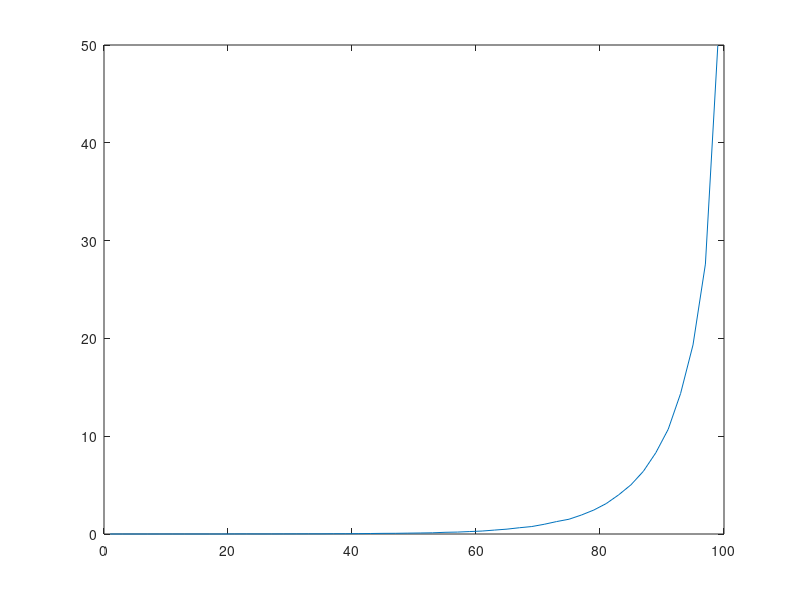

Write MATLAB code to recreate this figure.
clear all;
close all;

%% Fila 1

N = 200;
cantidad = 100;
p = 11;
error_medido = 0;
matriz = 0;
porcentaje = 0;
grafica = 1:2:100;

 for i=1:50  
    error_medido=0;
    porcentaje=porcentaje+0.02;
    for j = 1:cantidad
            matriz = sign(randn(N,p));
            W = (matriz*transpose(matriz))-(p*eye(N));
            M=(rand(N)>porcentaje);
            Wp=M.*W;
            
            %Calculo de S
            S = sign(Wp*matriz);
            for k=1:N*p
                if(S(k)==0)
                    S(k)=1;
                end
            end
            %
            error_medido= (sum(S(:)~=matriz(:)))/(N*p)+error_medido;
            M = zeros(N);
    end
    promedio(i)=(error_medido/cantidad)*100;
   
 end
 
 plot(grafica,promedio)

